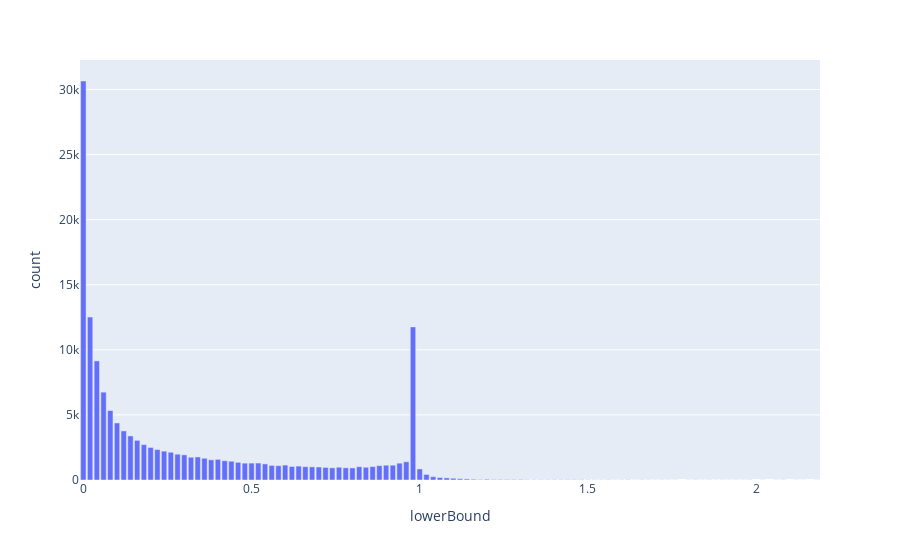

The notebook cell saved with this chart:
### Code cell
use_test_case("real1").explore().plot_numeric_histogram()

### Figure 1 — Plotly figure (JSON) as saved in the notebook; plotly's stock layout.template omitted (floating-point values rounded to 4 significant figures)
{"data": [{"alignmentgroup": "True", "hoverlabel": {"namelength": 0}, "hovertemplate": "lowerBound=%{x}<br>count=%{y}", "legendgroup": "", "marker": {"color": "#636efa"}, "name": "", "offsetgroup": "", "orientation": "v", "showlegend": false, "textposition": "auto", "type": "bar", "x": [0, 0.02, 0.04, 0.06, 0.08, 0.1, 0.12, 0.14, 0.16, 0.18, 0.2, 0.22, 0.24, 0.26, 0.28, 0.3, 0.32, 0.34, 0.36, 0.38, 0.4, 0.42, 0.44, 0.46, 0.48, 0.5, 0.52, 0.54, 0.56, 0.58, 0.6, 0.62, 0.64, 0.66, 0.68, 0.7, 0.72, 0.74, 0.76, 0.78, 0.8, 0.82, 0.84, 0.86, 0.88, 0.9, 0.92, 0.94, 0.96, 0.98, 1, 1.02, 1.04, 1.06, 1.08, 1.1, 1.12, 1.14, 1.16, 1.18, 1.2, 1.22, 1.24, 1.26, 1.28, 1.3, 1.32, 1.34, 1.36, 1.38, 1.4, 1.42, 1.44, 1.46, 1.48, 1.5, 1.52, 1.54, 1.56, 1.58, 1.6, 1.62, 1.64, 1.66, 1.68, 1.7, 1.72, 1.74, 1.76, 1.8, 1.82, 1.84, 1.86, 1.88, 1.9, 1.92, 1.94, 1.96, 1.98, 2.02, 2.06, 2.08, 2.12, 2.14, 2.18], "xaxis": "x", "y": [30654, 12517, 9149, 6749, 5335, 4383, 3770, 3385, 3046, 2720, 2501, 2339, 2218, 2130, 1984, 1933, 1747, 1771, 1670, 1550, 1585, 1480, 1442, 1357, 1296, 1298, 1304, 1237, 1120, 1099, 1147, 1038, 1069, 1022, 1009, 999, 965, 935, 979, 937, 927, 1021, 978, 1032, 1105, 1136, 1138, 1294, 1400, 11763, 849, 428, 254, 190, 162, 134, 98, 82, 58, 38, 58, 38, 40, 37, 36, 38, 21, 18, 21, 22, 19, 20, 22, 24, 20, 13, 10, 11, 16, 8, 10, 16, 7, 14, 10, 7, 9, 8, 8, 7, 12, 6, 9, 5, 7, 6, 7, 5, 10, 5, 5, 9, 4, 2, 5], "yaxis": "y"}], "layout": {"barmode": "relative", "legend": {"tracegroupgap": 0}, "margin": {"t": 60}, "xaxis": {"anchor": "y", "domain": [0, 1], "title": {"text": "lowerBound"}}, "yaxis": {"anchor": "x", "domain": [0, 1], "title": {"text": "count"}}}}
